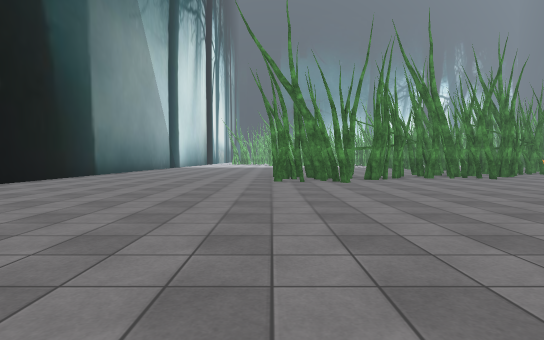
View 1 (above)

24 first-person views from a walk through a scene from a Unity 3-D project. The camera is 1.2 m above the floor, tilts 2° down and sees 80° across. The floor is counted in squares, 2 m on a side. Each view is taken from the middle of a square. On the plan, view 1 faces up. The plan holds only what a view shows up to about 10 squares ahead; the rest is blank. The place goes on beyond the plan. The player character is not drawn. Some surface patterns are stand-ins.

View 2
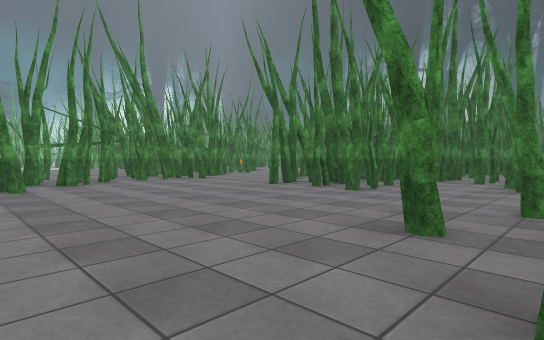

View 3
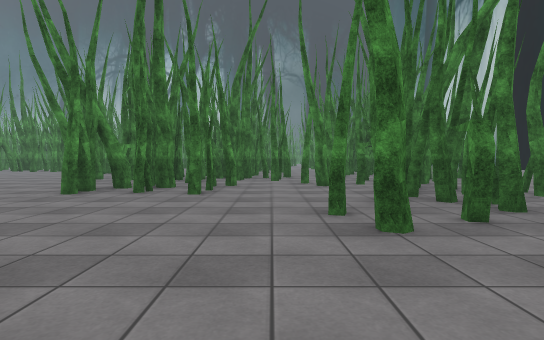

View 4
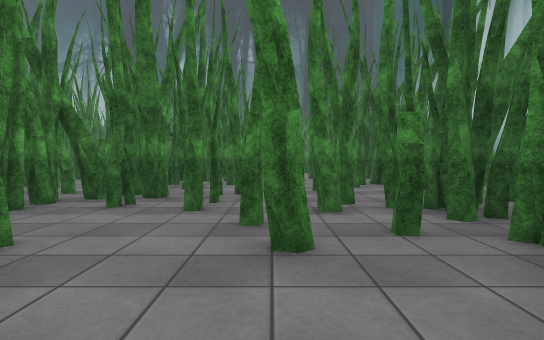

View 5
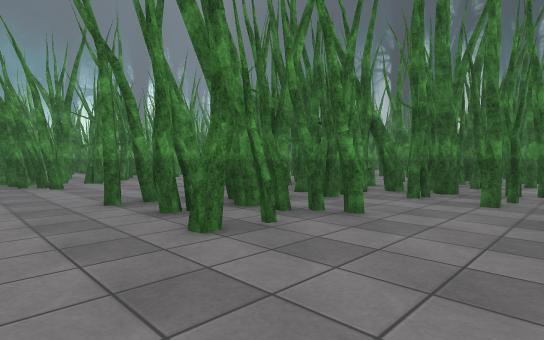

View 6
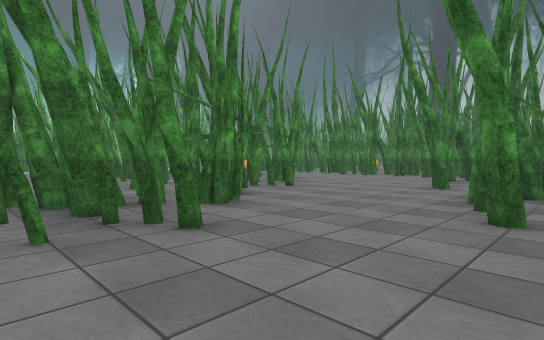

View 7
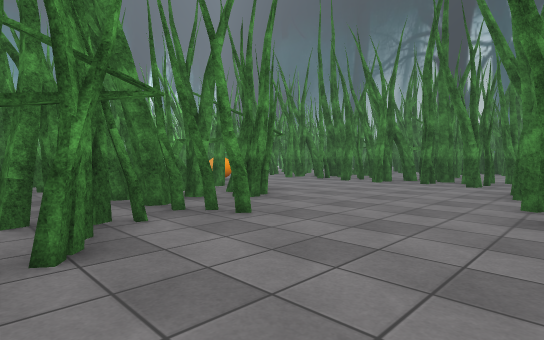

View 8
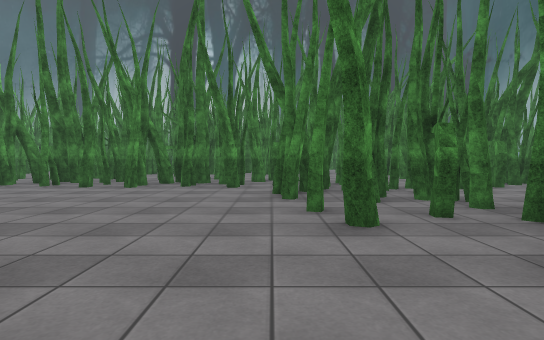

View 9
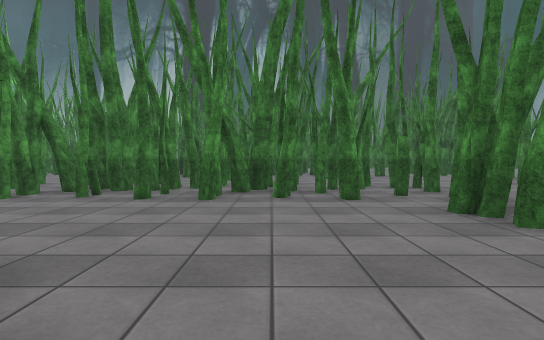

View 10
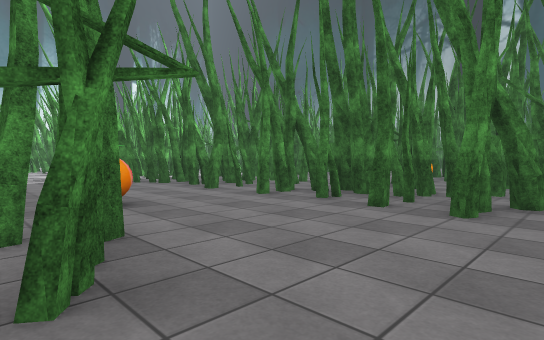

View 11
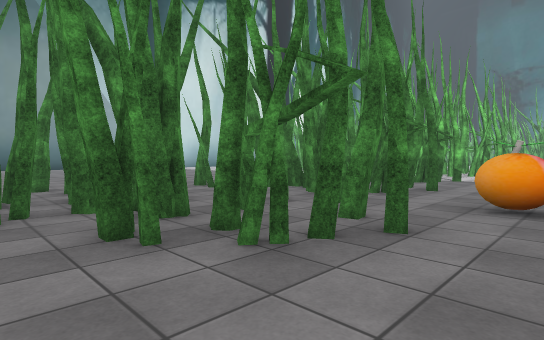

View 12
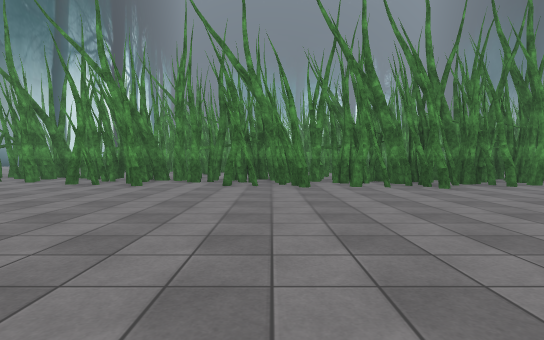

View 13
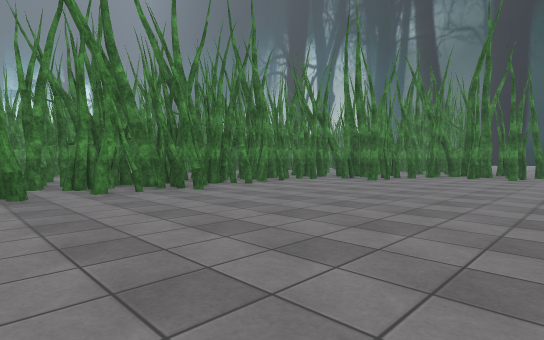

View 14
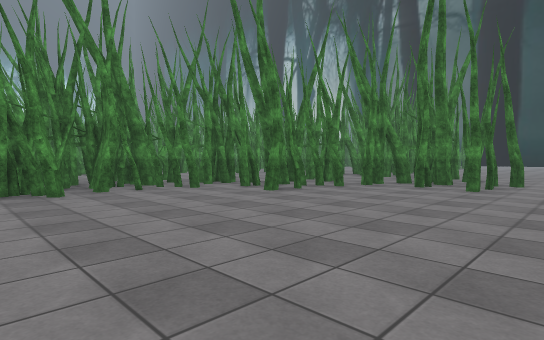

View 15
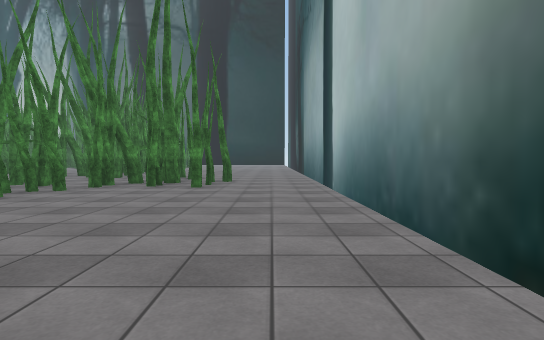

View 16
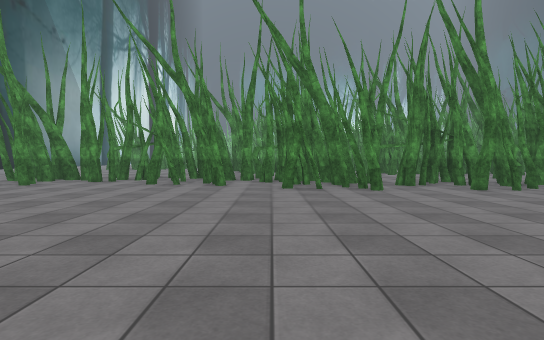

View 17
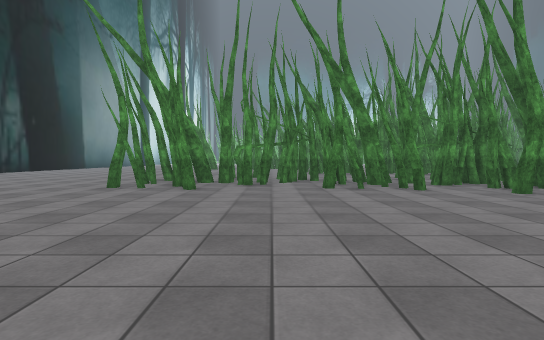

View 18
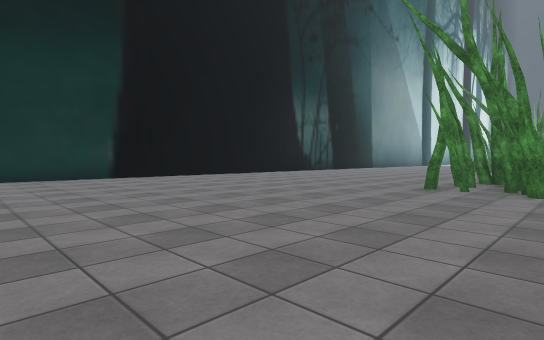

View 19
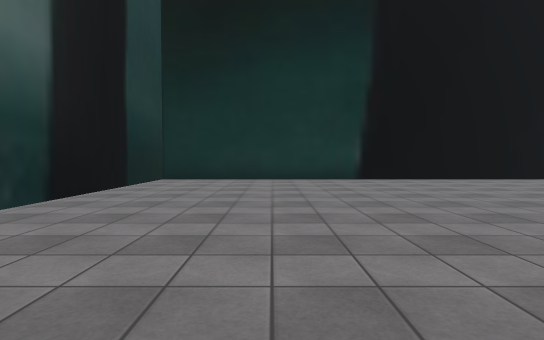

View 20
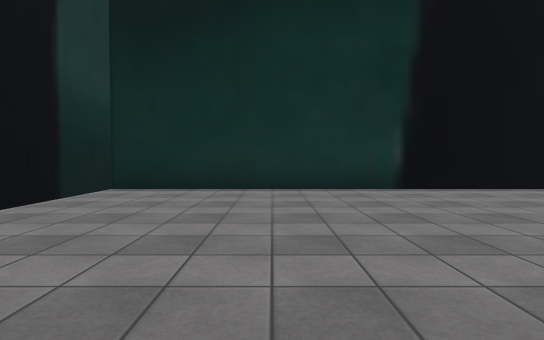

View 21
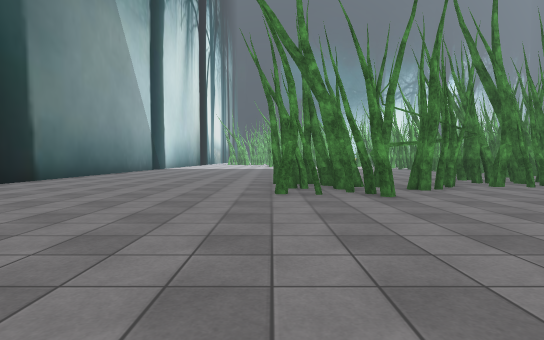

View 22
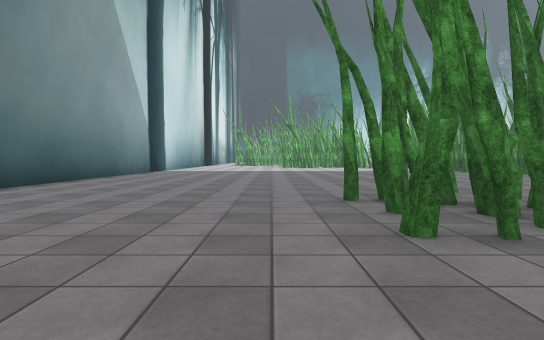

View 23
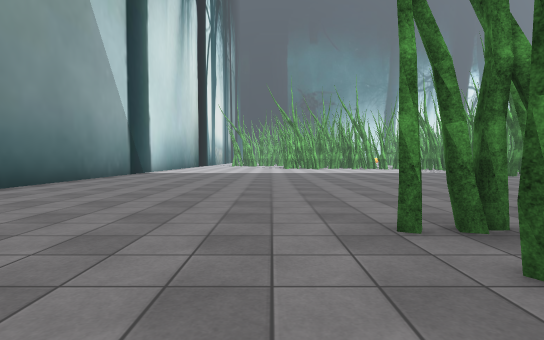

View 24
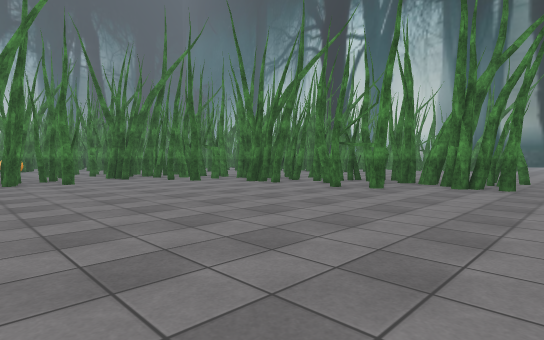

### Floor plan
Key: @ floor where view 1 was taken; # wall or solid block; x gap in a wall; . floor; O other object.
Columns run from 7 left of view 1 to 29 right of it. Each row starts with its distance up from view 1.
 18 #...........   OOOOO...OOOO
 17 #..............OOOO......OOO
 16 #..............OO.O.O..O.O O O
 15 #..................OO..OOOOOOOO
 14 #...............OOOO...OOOO  O
 13 #.............OxOOOO...OOO OOO
 12 #........OO.O.O.OO.....OOOO O
 11 #......OOOOOOOOO.......OO.O.
 10 #.......OOOOOO.......O.OOO..O
  9 #......OOOO........O.OOOOO..O
  8 #........O......#O.O.OO.O...O
  7  .............O.OOOOOOOO..
  6   .............OOOOOO OOO OO
  5    ...........OOOOOOOOOOO  O
  4    ...........OO.OOOOOOOOO
  3     .............OO.OOO OOO
  2     .......O...OO..
  1 #   .....O.O.OOOOOOO..OO  OO.OO
  0 #..  ..@.OOOOOOOOO.OOOO OOOOOO
 -1 #........OO..OOOOOOOOOOOOOOOOOOO
 -2 #..............O..OOOOOOOOOOOOO.OOOO
 -3 #................OO.O.OOO.OOOOOOOO O
 -4 #..............................OO.OO
 -5 #.............................OOOOOOO
 -6 #...............................OOOOO
 -7 #...............................OO.O.
 -8 #............  ... ..............O...
 -9 #........       .   ................
-10 #.......             .    ..........
-11 ######                      ########

Positions as (right, up) in squares from view 1, and headings:
1: (0, 0), facing up
2: (1, 1), facing up-right
3: (1, 3), facing right
4: (6, 2), facing right
5: (5, 2), facing up-right
6: (5, 7), facing up-right
7: (8, 9), facing up-right
8: (9, 10), facing right
9: (11, 12), facing right
10: (12, 12), facing up-right
11: (14, 12), facing up-left
12: (14, -10), facing up
13: (14, -9), facing up-right
14: (18, -9), facing up-right
15: (18, -9), facing right
16: (9, -9), facing up
17: (5, -8), facing up
18: (4, -8), facing up-left
19: (3, -7), facing left
20: (0, -7), facing left
21: (0, 3), facing up
22: (-1, 6), facing up
23: (-1, 8), facing up
24: (-1, 18), facing down-right
